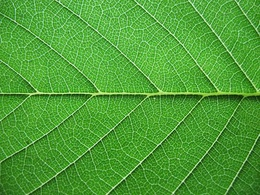
%> input picture SelfTuningTexOpt/leaf.jpg, 260 x 195 px, shrunk from 500 x 375 before the run
$ octave testFeatureImage.m   (GNU Octave 9; MATLAB toolbox functions it lacks are replaced by stand-ins)
%> lines starting %> are read from the running program, lines starting %| are printed output that depends on the picture
    %%modfied by huajie 2015-8-6
   % [155 lines of commented-out code are left out]

%%%%%%%%%%%%%%%%%%%%%%%%%%%%%%%%%%%%%%%%%%%%%%%%%%%%%%%%%%%%%
r = 125;
img=im2double(imread('leaf.jpg'));
im = img;
[h w]=size(im(:,:,1));
%> h = 195; w = 260
width = ceil(((h*h +w*w)^(1/2)));
%> width = 325
src_im = zeros(width, width, 3);
%> src_im: size 325x325x3 double; every value is 0
h_edge = floor((width-h)/2);
%> h_edge = 65
w_edge = floor((width-w)/2);
%> w_edge = 32
src_im(h_edge+1:h_edge+h, w_edge+1:w_edge+w, :) = im;
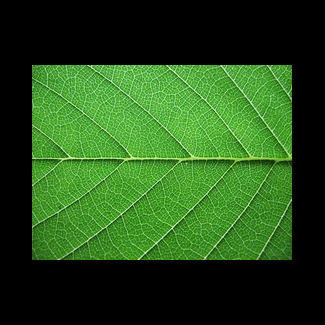
%> src_im: size 325x325x3 double; mean R, G, B 0.147, 0.3, 0.102
imshow(src_im);
r = width/2;
%> r = 162.5

new_im = zeros(width,width,3);
figure;
%> (the run ends here)
